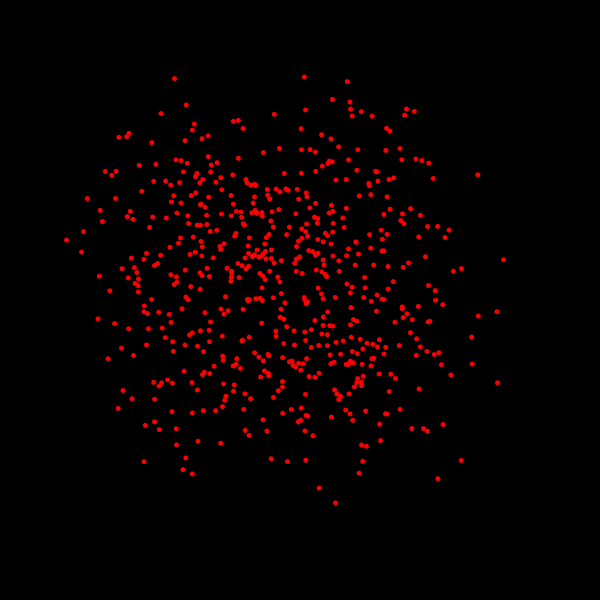
Frame 1 (no input)
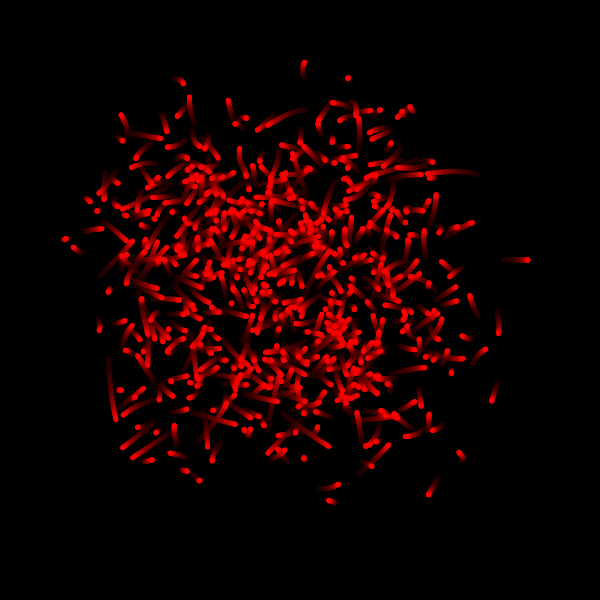
Frame 60 (the mouse pressed at the canvas centre just before this capture)
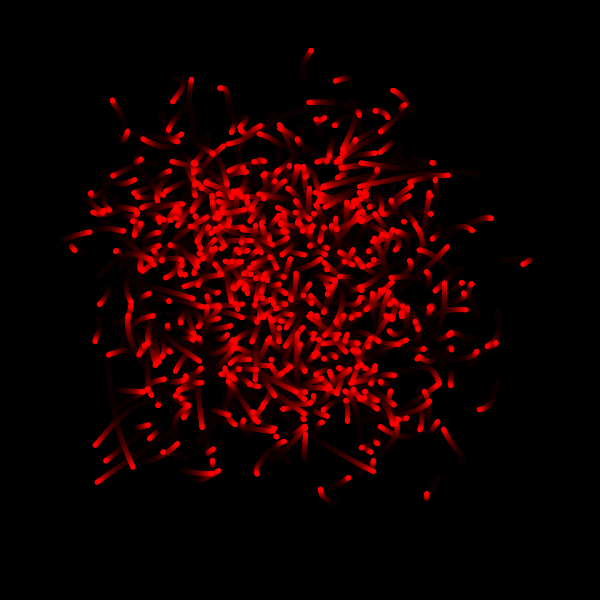
Frame 120 (the mouse held since frame 60 and released just before this capture)

The Processing sketch that drew these frames (run headless with seeded random() and noise(); from frame 60 on, the mouse is pressed at the canvas centre):

// Processing sketch: MagicWorms
// ── MagicWorms.pde
void setup(){
size (600, 600);
background(0,0,0);
 
  
  
  
  
  
  
}
void draw(){
 
   makeMagical();
  for (int i=0; i<600;i++){
   float x = random(0, 600);
   float y = random(0, 600);
    fill(250, 0, 0);
   ellipse(getWormX(i), getWormY(i), 5,5);
}
}


float frequency = .001;
    float noiseInterval = PI;

    void makeMagical() {
        fill( 0, 0, 0, 10 );
        rect(0, 0, width, height);
        noStroke();
    }

    float getWormX(int i) {
        return map(noise(i*noiseInterval + frameCount * frequency), 0, 1, 0, width);
    }

    float getWormY(int i) {
        return map(noise(i*noiseInterval+1 + frameCount * frequency), 0, 1, 0, height);
    }

  
  
  
  
